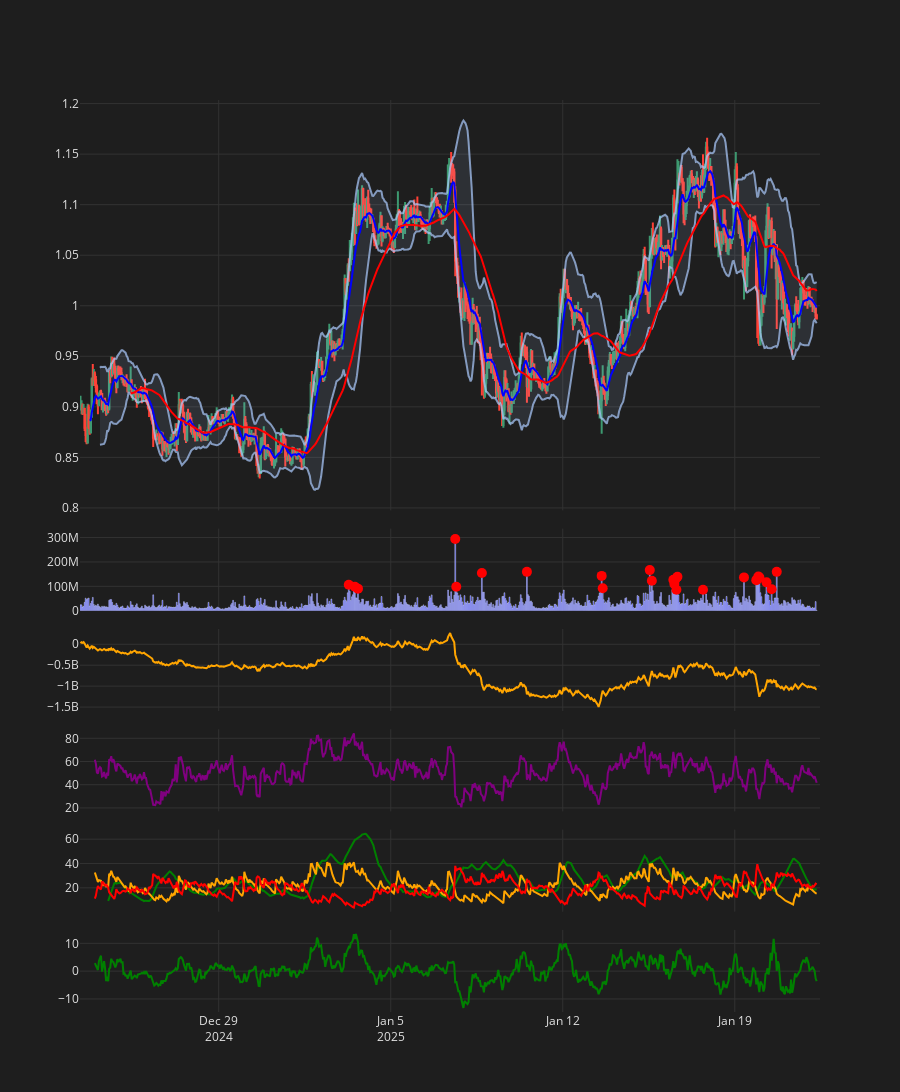

The cell this chart's notebook holds for it:
### Code cell
from plotly.subplots import make_subplots
import plotly.graph_objects as go

candles_df = candles.data

fig = make_subplots(rows=6, cols=1, shared_xaxes=True, vertical_spacing=0.02, row_heights=[0.5, 0.1, 0.1, 0.1, 0.1, 0.1])

# Add candlestick
fig.add_trace(
    go.Candlestick(
        x=candles_df.index,
        open=candles_df["open"],
        high=candles_df["high"],
        low=candles_df["low"],
        close=candles_df["close"],
        name="Candlesticks",
        hoverlabel=dict(bgcolor="white", font=dict(color="black")),  # Customize hover label
    ),
    row=1,
    col=1,
)

# Add Bollinger Bands
bb_upper = "bb_upper"
bb_lower = "bb_lower"
fig.add_trace(
    go.Scatter(
        x=candles_df.index,
        y=candles_df[bb_upper],
        line=dict(color="rgba(173, 204, 255, 0.7)"),
        name="BB Upper",
        hovertemplate="BB Upper: %{y}<extra></extra>",  # Custom tooltip
    ),
    row=1,
    col=1,
)
fig.add_trace(
    go.Scatter(
        x=candles_df.index,
        y=candles_df[bb_lower],
        line=dict(color="rgba(173, 204, 255, 0.7)"),
        fill="tonexty",
        fillcolor="rgba(173, 204, 255, 0.1)",
        name="BB Lower",
        hovertemplate="BB Lower: %{y}<extra></extra>",  # Custom tooltip
    ),
    row=1,
    col=1,
)

# Add EMA and SMA
fig.add_trace(
    go.Scatter(
        x=candles_df.index,
        y=candles_df["ema_short"],
        mode="lines",
        name="EMA Short",
        line=dict(color="blue"),
        hovertemplate="EMA Short: %{y}<extra></extra>",  # Custom tooltip
    )
)
fig.add_trace(
    go.Scatter(
        x=candles_df.index,
        y=candles_df["sma_long"],
        mode="lines",
        name="SMA Long",
        line=dict(color="red"),
        hovertemplate="SMA Long: %{y}<extra></extra>",  # Custom tooltip
    )
)

# Add Volume Bars
fig.add_trace(
    go.Bar(
        x=candles_df.index,
        y=candles_df["volume"],
        name="Volume",
        marker_color="blue",
        hovertemplate="Volume: %{y}<extra></extra>",  # Custom tooltip
    ),
    row=2,
    col=1,
)

# Highlight Volume Spikes
fig.add_trace(
    go.Scatter(
        x=candles_df.index[candles_df["vol_spike"]],
        y=candles_df.loc[candles_df["vol_spike"], "volume"],
        mode="markers",
        name="Volume Spike",
        marker=dict(color="red", size=10, symbol="circle"),
        hovertemplate="Volume Spike: %{y}<extra></extra>",  # Custom tooltip
    ),
    row=2,
    col=1,
)

# On-Balance Volume (OBV) Line
fig.add_trace(
    go.Scatter(
        x=candles_df.index,
        y=candles_df["obv"],
        mode="lines",
        name="OBV",
        line=dict(color="orange"),
        hovertemplate="OBV: %{y}<extra></extra>",  # Custom tooltip
    ),
    row=3,
    col=1,
)

# Add RSI (Relative Strength Index)
fig.add_trace(
    go.Scatter(
        x=candles_df.index,
        y=candles_df["rsi"],
        mode="lines",
        name="RSI",
        line=dict(color="purple"),
        hovertemplate="RSI: %{y}<extra></extra>",  # Custom tooltip
    ),
    row=4,
    col=1,
)

# Add ADX, +DI, -DI
fig.add_trace(
    go.Scatter(
        x=candles_df.index,
        y=candles_df["adx"],
        mode="lines",
        name="ADX",
        line=dict(color="green"),
        hovertemplate="ADX: %{y}<extra></extra>",  # Custom tooltip
    ),
    row=5,
    col=1,
)
fig.add_trace(
    go.Scatter(
        x=candles_df.index,
        y=candles_df["+di"],
        mode="lines",
        name="+DI",
        line=dict(color="orange"),
        hovertemplate="+DI: %{y}<extra></extra>",  # Custom tooltip
    ),
    row=5,
    col=1,
)
fig.add_trace(
    go.Scatter(
        x=candles_df.index,
        y=candles_df["-di"],
        mode="lines",
        name="-DI",
        line=dict(color="red"),
        hovertemplate="-DI: %{y}<extra></extra>",  # Custom tooltip
    ),
    row=5,
    col=1,
)

# Add ROC (Rate of Change)
fig.add_trace(
    go.Scatter(
        x=candles_df.index,
        y=candles_df["roc"],
        mode="lines",
        name="ROC",
        line=dict(color="green"),
        hovertemplate="ROC: %{y}<extra></extra>",  # Custom tooltip
    ),
    row=6,
    col=1,
)

# Update layout for dark theme and full width
fig.update_layout(
    width=None,  # Set width to None to allow full width
    height=1200,
    autosize=True,  # Allow the chart to resize dynamically
    font=dict(color="#e1e1e1"),
    plot_bgcolor="#1e1e1e",
    paper_bgcolor="#1e1e1e",
    xaxis_rangeslider_visible=False,
    legend=dict(bgcolor="rgba(0,0,0,0)"),
    showlegend=False,
    hovermode="x unified",  # Show tooltips for all traces at the same x-value
)

# Update axes
fig.update_xaxes(showgrid=True, gridwidth=1, gridcolor="#323232", zeroline=False)
fig.update_yaxes(showgrid=True, gridwidth=1, gridcolor="#323232", zeroline=False)

# Show the plot
fig.show()

### Figure 1 — Plotly figure (JSON) as saved in the notebook; plotly's stock layout.template omitted (floating-point values rounded to 4 significant figures; data arrays with more than 128 entries replaced by an {"elided": "..."} marker saying what was removed)
{"data": [{"close": {"elided": "720 float values"}, "high": {"elided": "720 float values"}, "hoverlabel": {"bgcolor": "white", "font": {"color": "black"}}, "low": {"elided": "720 float values"}, "open": {"elided": "720 float values"}, "type": "candlestick", "x": {"elided": "720 str values"}, "xaxis": "x", "yaxis": "y"}, {"hovertemplate": "BB Upper: %{y}<extra></extra>", "line": {"color": "rgba(173, 204, 255, 0.7)"}, "name": "BB Upper", "type": "scatter", "x": {"elided": "720 str values"}, "xaxis": "x", "y": {"elided": "720 float values"}, "yaxis": "y"}, {"fill": "tonexty", "fillcolor": "rgba(173, 204, 255, 0.1)", "hovertemplate": "BB Lower: %{y}<extra></extra>", "line": {"color": "rgba(173, 204, 255, 0.7)"}, "name": "BB Lower", "type": "scatter", "x": {"elided": "720 str values"}, "xaxis": "x", "y": {"elided": "720 float values"}, "yaxis": "y"}, {"hovertemplate": "EMA Short: %{y}<extra></extra>", "line": {"color": "blue"}, "mode": "lines", "name": "EMA Short", "type": "scatter", "x": {"elided": "720 str values"}, "y": {"elided": "720 float values"}}, {"hovertemplate": "SMA Long: %{y}<extra></extra>", "line": {"color": "red"}, "mode": "lines", "name": "SMA Long", "type": "scatter", "x": {"elided": "720 str values"}, "y": {"elided": "720 float values"}}, {"hovertemplate": "Volume: %{y}<extra></extra>", "marker": {"color": "blue"}, "name": "Volume", "type": "bar", "x": {"elided": "720 str values"}, "xaxis": "x2", "y": {"elided": "720 int values"}, "yaxis": "y2"}, {"hovertemplate": "Volume Spike: %{y}<extra></extra>", "marker": {"color": "red", "size": 10, "symbol": "circle"}, "mode": "markers", "name": "Volume Spike", "type": "scatter", "x": ["2025-01-03T07:00:00", "2025-01-03T13:00:00", "2025-01-03T16:00:00", "2025-01-07T15:00:00", "2025-01-07T16:00:00", "2025-01-08T17:00:00", "2025-01-10T13:00:00", "2025-01-13T14:00:00", "2025-01-13T15:00:00", "2025-01-15T13:00:00", "2025-01-15T15:00:00", "2025-01-16T12:00:00", "2025-01-16T13:00:00", "2025-01-16T14:00:00", "2025-01-16T15:00:00", "2025-01-16T16:00:00", "2025-01-17T17:00:00", "2025-01-19T09:00:00", "2025-01-19T21:00:00", "2025-01-19T22:00:00", "2025-01-19T23:00:00", "2025-01-20T00:00:00", "2025-01-20T07:00:00", "2025-01-20T12:00:00", "2025-01-20T17:00:00"], "xaxis": "x2", "y": [106726650, 97964099, 90478586, 294055150, 98016513, 154795475, 159359639, 142719555, 92093042, 166466637, 122648530, 126511341, 109749529, 128518996, 85672321, 138779316, 85851855, 136632509, 125337886, 128196771, 140001826, 137450057, 116213815, 88324186, 159296753], "yaxis": "y2"}, {"hovertemplate": "OBV: %{y}<extra></extra>", "line": {"color": "orange"}, "mode": "lines", "name": "OBV", "type": "scatter", "x": {"elided": "720 str values"}, "xaxis": "x3", "y": {"elided": "720 int values"}, "yaxis": "y3"}, {"hovertemplate": "RSI: %{y}<extra></extra>", "line": {"color": "purple"}, "mode": "lines", "name": "RSI", "type": "scatter", "x": {"elided": "720 str values"}, "xaxis": "x4", "y": {"elided": "720 float values"}, "yaxis": "y4"}, {"hovertemplate": "ADX: %{y}<extra></extra>", "line": {"color": "green"}, "mode": "lines", "name": "ADX", "type": "scatter", "x": {"elided": "720 str values"}, "xaxis": "x5", "y": {"elided": "720 float values"}, "yaxis": "y5"}, {"hovertemplate": "+DI: %{y}<extra></extra>", "line": {"color": "orange"}, "mode": "lines", "name": "+DI", "type": "scatter", "x": {"elided": "720 str values"}, "xaxis": "x5", "y": {"elided": "720 float values"}, "yaxis": "y5"}, {"hovertemplate": "-DI: %{y}<extra></extra>", "line": {"color": "red"}, "mode": "lines", "name": "-DI", "type": "scatter", "x": {"elided": "720 str values"}, "xaxis": "x5", "y": {"elided": "720 float values"}, "yaxis": "y5"}, {"hovertemplate": "ROC: %{y}<extra></extra>", "line": {"color": "green"}, "mode": "lines", "name": "ROC", "type": "scatter", "x": {"elided": "720 str values"}, "xaxis": "x6", "y": {"elided": "720 float values"}, "yaxis": "y6"}], "layout": {"autosize": true, "font": {"color": "#e1e1e1"}, "height": 1200, "hovermode": "x unified", "legend": {"bgcolor": "rgba(0,0,0,0)"}, "paper_bgcolor": "#1e1e1e", "plot_bgcolor": "#1e1e1e", "showlegend": false, "xaxis": {"anchor": "y", "domain": [0, 1], "gridcolor": "#323232", "gridwidth": 1, "matches": "x6", "rangeslider": {"visible": false}, "showgrid": true, "showticklabels": false, "zeroline": false}, "xaxis2": {"anchor": "y2", "domain": [0, 1], "gridcolor": "#323232", "gridwidth": 1, "matches": "x6", "showgrid": true, "showticklabels": false, "zeroline": false}, "xaxis3": {"anchor": "y3", "domain": [0, 1], "gridcolor": "#323232", "gridwidth": 1, "matches": "x6", "showgrid": true, "showticklabels": false, "zeroline": false}, "xaxis4": {"anchor": "y4", "domain": [0, 1], "gridcolor": "#323232", "gridwidth": 1, "matches": "x6", "showgrid": true, "showticklabels": false, "zeroline": false}, "xaxis5": {"anchor": "y5", "domain": [0, 1], "gridcolor": "#323232", "gridwidth": 1, "matches": "x6", "showgrid": true, "showticklabels": false, "zeroline": false}, "xaxis6": {"anchor": "y6", "domain": [0, 1], "gridcolor": "#323232", "gridwidth": 1, "showgrid": true, "zeroline": false}, "yaxis": {"anchor": "x", "domain": [0.55, 1], "gridcolor": "#323232", "gridwidth": 1, "showgrid": true, "zeroline": false}, "yaxis2": {"anchor": "x2", "domain": [0.44, 0.53], "gridcolor": "#323232", "gridwidth": 1, "showgrid": true, "zeroline": false}, "yaxis3": {"anchor": "x3", "domain": [0.33, 0.42], "gridcolor": "#323232", "gridwidth": 1, "showgrid": true, "zeroline": false}, "yaxis4": {"anchor": "x4", "domain": [0.22, 0.31], "gridcolor": "#323232", "gridwidth": 1, "showgrid": true, "zeroline": false}, "yaxis5": {"anchor": "x5", "domain": [0.11, 0.2], "gridcolor": "#323232", "gridwidth": 1, "showgrid": true, "zeroline": false}, "yaxis6": {"anchor": "x6", "domain": [0, 0.09], "gridcolor": "#323232", "gridwidth": 1, "showgrid": true, "zeroline": false}}}
